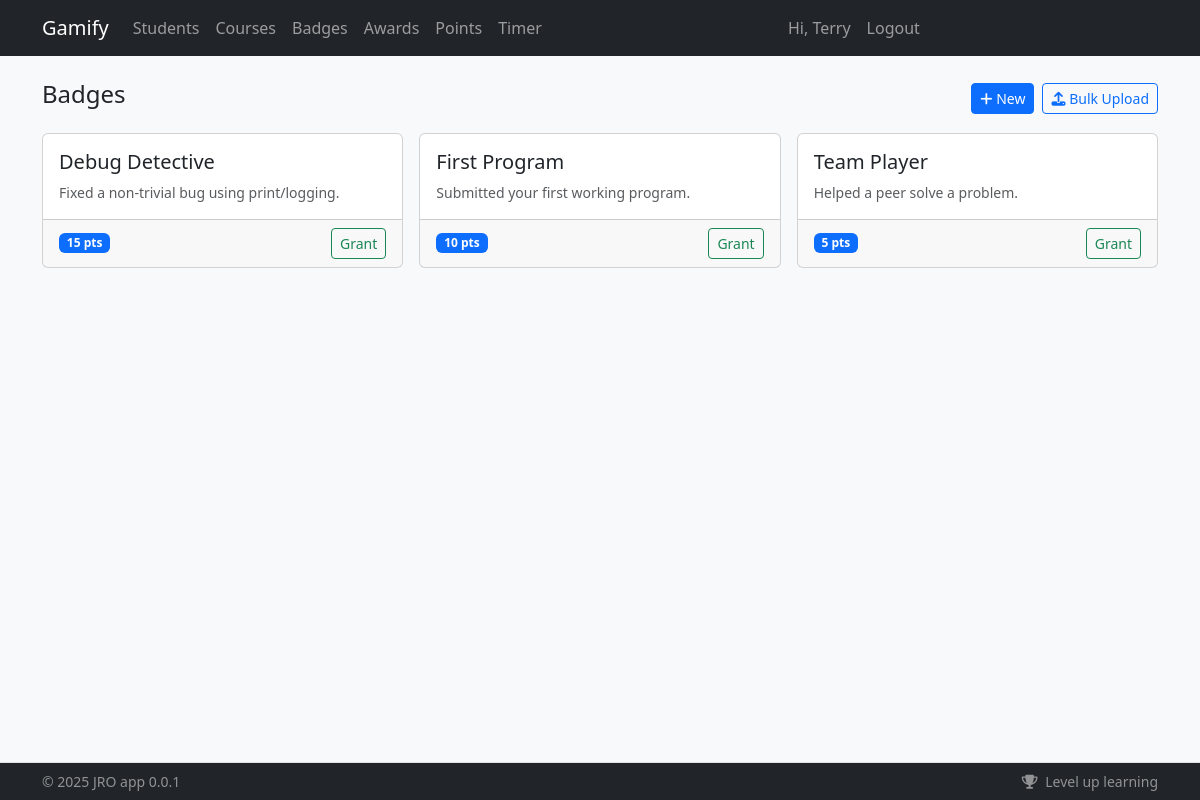
Page /badges/ (signed in) on the committed database.
### app/models/user.py (models this page shows, shortened)
class User(db.Model):
    __tablename__ = "users"
    id = db.Column(db.Integer, primary_key=True)
    student_code = db.Column(db.String(32), unique=True, nullable=True)
    email = db.Column(db.String(255), unique=True, nullable=False, index=True)
    first_name = db.Column(db.String(100), nullable=False)
    last_name = db.Column(db.String(100), nullable=False)
    password_hash = db.Column(db.String(255), nullable=False)
    registered_method = db.Column(db.String(20), nullable=False, default="site")  # site|bulk
    created_at = db.Column(db.DateTime, default=lambda: datetime.now(timezone.utc))
    avatar = db.Column(db.String(255), nullable=True)
    is_active = db.Column(db.Boolean, default=True, nullable=False)
    issued_badges = db.relationship(
        "Badge",
        backref="creator",
        lazy=True,
        foreign_keys="Badge.created_by_id",
    )
    attendances = db.relationship(
        "Attendance",
        foreign_keys="Attendance.student_id",
        back_populates="student",
        cascade="all, delete-orphan",
    )
    marked_attendances = db.relationship(
        "Attendance",
        foreign_keys="Attendance.marked_by_user_id",
        back_populates="marked_by",
    )
    roles = db.relationship("Role", secondary="user_roles", backref="users")
    groups = db.relationship("Group", secondary="user_groups", backref="users")
    @property
    def role(self):
        """Returns the user's primary role name."""
        if self.roles:
            return self.roles[0].name
        return "student"

### app/models/badge.py (models this page shows)
class Badge(db.Model):
    __tablename__ = "badges"
    id = db.Column(db.Integer, primary_key=True)
    name = db.Column(db.String(200), nullable=False, unique=True)
    description = db.Column(db.Text, nullable=True)
    icon = db.Column(db.String(255), nullable=True)
    points = db.Column(db.Integer, default=0, nullable=False)
    created_at = db.Column(db.DateTime, default=lambda: datetime.now(timezone.utc))
    created_by_id = db.Column(db.Integer, db.ForeignKey("users.id"), nullable=True)
    __table_args__ = (
        db.CheckConstraint("points >= 0", name="ck_badge_points_nonneg"),
        db.Index("ix_badge_name", "name"),
        db.Index("ix_badge_created_at", "created_at"),
    )

### app/routers/badges/routes.py (the view)
@router.get("/", response_class=HTMLResponse, name="badges.list_badges")
def list_badges(
    request: Request,
    current_user: User | AnonymousUser = Depends(require_user),
    session: Session = Depends(get_db),
):
    badges = session.query(Badge).order_by(Badge.name.asc()).all()
    return render_template("badges/list.html", {"request": request, "badges": badges, "current_user": current_user})

### app/templates/badges/list.html (shortened to what this page needs)
{% extends "base.html" %}
{% block content %}
<div class="d-flex justify-content-between align-items-center mb-3">
  <h1 class="h4">Badges</h1>
  <div class="d-flex gap-2">
    <a class="btn btn-sm btn-primary" href="{{ url_for('badges.create_badge') }}"><i class="fa fa-plus"></i> New</a>
    <a class="btn btn-sm btn-outline-primary" href="{{ url_for('badges.bulk_badges') }}"><i class="fa fa-upload"></i> Bulk Upload</a>
  </div>
</div>
<div class="row row-cols-1 row-cols-md-3 g-3">
  {% for b in badges %}
    <div class="col">
      <div class="card">
        <div class="card-body">
          <h5 class="card-title">{{ b.name }}</h5>
          <p class="card-text small text-muted">{{ b.description }}</p>
        </div>
        <div class="card-footer d-flex justify-content-between align-items-center">
          <span class="badge bg-primary">{{ b.points }} pts</span>
          <a class="btn btn-sm btn-outline-success" href="{{ url_for('badges.grant', badge_id=b.id) }}">Grant</a>
        </div>
      </div>
    </div>
  {% endfor %}
</div>
{% endblock %}

### app/templates/base.html (shortened to what this page needs)
<!doctype html>
<html lang="en">
  <head>
    <link href="https://cdn.jsdelivr.net/npm/bootstrap@5.3.3/dist/css/bootstrap.min.css" rel="stylesheet">
    <link href="https://cdnjs.cloudflare.com/ajax/libs/font-awesome/6.5.2/css/all.min.css" rel="stylesheet">
    <link rel="stylesheet" href="{{ url_for('static', filename='css/main.css') }}">
    {% from "_macros.html" import csrf %}
  </head>
  <body class="bg-light">
    <nav class="navbar navbar-expand-lg navbar-dark bg-dark">
      <div class="container">
        <a class="navbar-brand" href="/">Gamify</a>
        <div class="collapse navbar-collapse" id="nav">
          <ul class="navbar-nav me-auto">
            <li class="nav-item"><a class="nav-link" href="/students/">Students</a></li>
            <li class="nav-item"><a class="nav-link" href="/courses/">Courses</a></li>
            <li class="nav-item"><a class="nav-link" href="/badges/">Badges</a></li>
            <li class="nav-item"><a class="nav-link" href="/awards/">Awards</a></li>
            <li class="nav-item"><a class="nav-link" href="/points/adjust">Points</a></li>
            <li class="nav-item"><a class="nav-link" href="/timer">Timer</a></li>
          </ul>
          <ul class="navbar-nav me-auto">
            {% if current_user.is_authenticated %}
              <li class="nav-item"><span class="nav-link">Hi, {{ current_user.first_name }}</span></li>
              <li class="nav-item"><a class="nav-link btn-lilo" href="/auth/logout">Logout</a></li>
            {% else %}
              <li class="nav-item"><a class="nav-link" href="/auth/login">Login</a></li>
            {% endif %}
          </ul>
        </div>
      </div>
    </nav>
    <main class="container py-4">
      {% block content %}{% endblock %}
    </main>
    <footer id="app-footer" class="app-footer fixed-bottom bg-dark text-white-50 border-top">
      <div class="container py-2 d-flex flex-wrap justify-content-between small">
        <span>&copy; {{ 2025 }} {{config.AUTHOR}} {{config.APP_NAME}} {{config.APP_VERSION}}</span>
        <span>
          <i class="fa fa-trophy me-1"></i> Level up learning
        </span>
      </div>
    </footer>
  </body>
</html>

### app/templates/base.html (style rules this page uses)
main { padding-bottom: 80px; }
.app-footer { z-index: 1030; }

### rows in the picture
User: first_name "Terry"
Badge: name "Debug Detective", description "Fixed a non-trivial bug using print/logging.", points "15"
Badge: name "First Program", description "Submitted your first working program.", points "10"
Badge: name "Team Player", description "Helped a peer solve a problem.", points "5"

### other values in the picture
{{ 2025 }} "2025"
{{ config.AUTHOR }} "JRO"
{{ config.APP_NAME }} "app"
{{ config.APP_VERSION }} "0.0.1"
